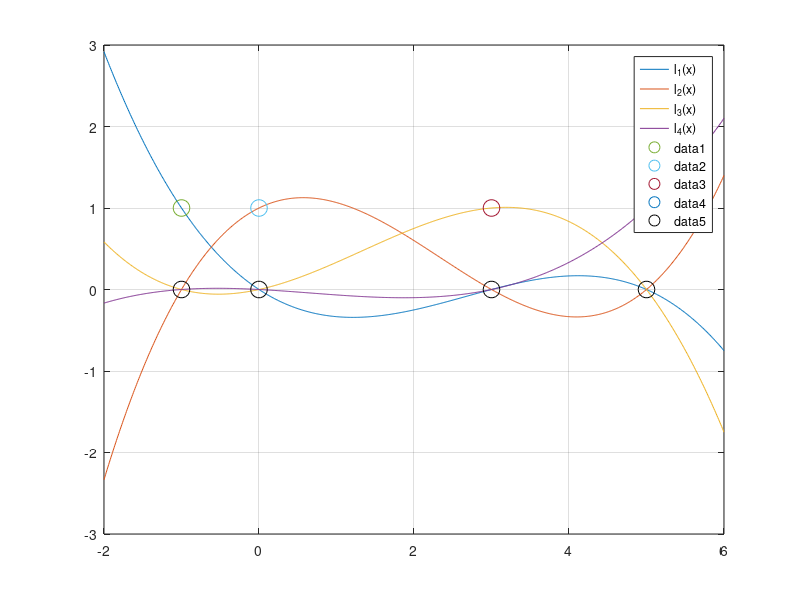

MATLAB code to generate this figure:
% LAGRANGE4  Plot four Lagrange polynomials.

n = 4;  x = [-1 0 3 5]';  % just the x-coordinates of the points

xf = -2:0.01:6;  % fine grid of points for plotting
ll = ones(4,length(xf));
for i=1:4
  for j=1:4
    if j ~= i  % skip case where j == i
      ll(i,:) = ll(i,:) .* (xf - x(j)) / (x(i) - x(j));
    end
  end
end

plot(xf,ll(1,:),xf,ll(2,:),xf,ll(3,:),xf,ll(4,:))
legend('l_1(x)','l_2(x)','l_3(x)','l_4(x)')
hold on
plot(x(1),1,'o','markersize',12,...
     x(2),1,'o','markersize',12,...
     x(3),1,'o','markersize',12,...
     x(4),1,'o','markersize',12)
plot(x,[0 0 0 0],'ok','markersize',12)
hold off, grid on

